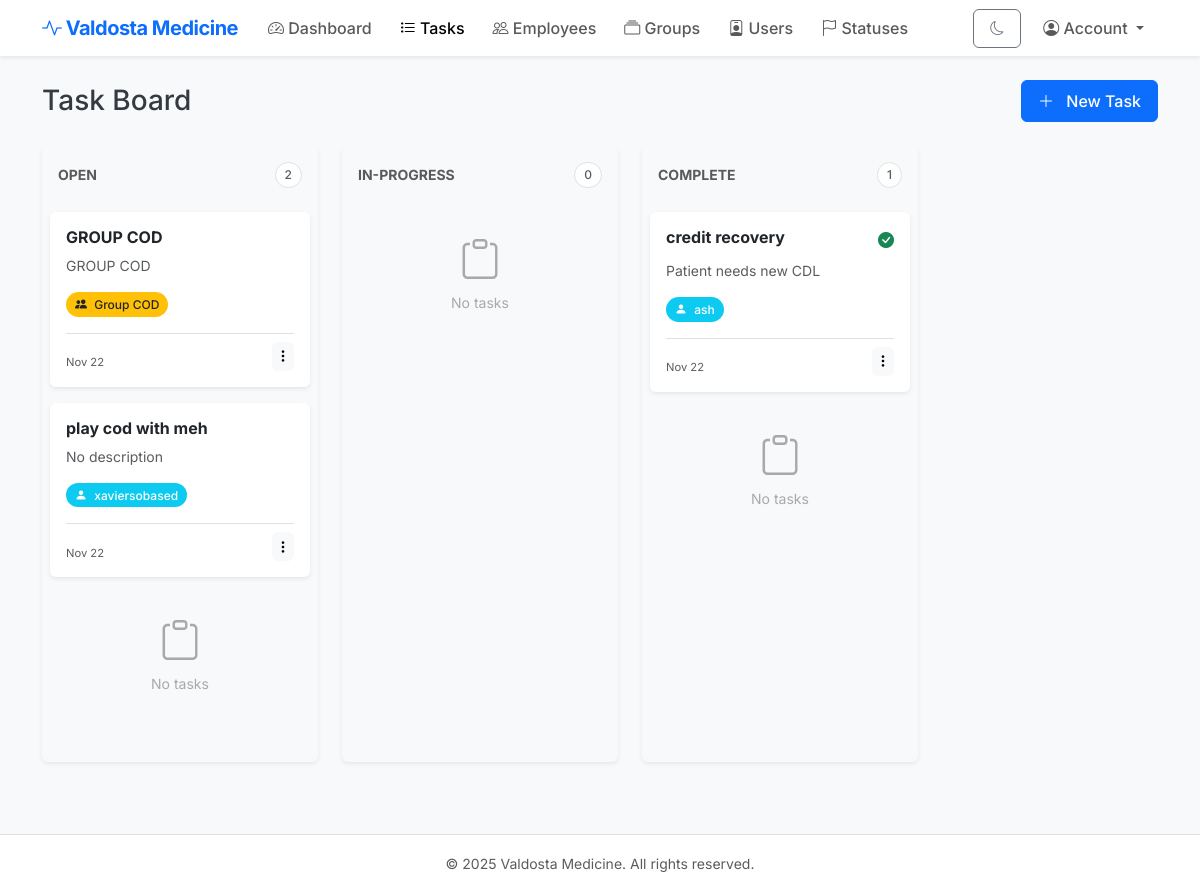
Page /tasks (signed in) on the committed database.
### models.py (models this page shows, shortened)
class TaskStatus(db.Model):
    __tablename__ = "task_statuses"
    id = db.Column(db.Integer, primary_key=True)
    label = db.Column(db.String(50), unique=True, nullable=False)
    is_default = db.Column(db.Boolean, default=False)
    tasks = db.relationship("Task", back_populates="status")

class Task(db.Model):
    __tablename__ = "tasks"
    id = db.Column(db.Integer, primary_key=True)
    title = db.Column(db.String(200), nullable=False)
    description = db.Column(db.Text)
    status_id = db.Column(db.Integer, db.ForeignKey("task_statuses.id"))
    assigned_user_id = db.Column(db.Integer, db.ForeignKey("users.id"), nullable=True)
    assigned_group_id = db.Column(db.Integer, db.ForeignKey("groups.id"), nullable=True)
    created_by_user_id = db.Column(db.Integer, db.ForeignKey("users.id"), nullable=False)
    created_at = db.Column(db.DateTime)
    completed_at = db.Column(db.DateTime, nullable=True)
    status = db.relationship("TaskStatus", back_populates="tasks")
    assignee = db.relationship("User", foreign_keys=[assigned_user_id])
    assigned_group = db.relationship("Group", back_populates="tasks")
    creator = db.relationship("User", back_populates="created_tasks", foreign_keys=[created_by_user_id])
    comments = db.relationship("TaskComment", back_populates="task", order_by="TaskComment.created_at", cascade="all, delete-orphan")

class Group(db.Model):
    __tablename__ = "groups"
    id = db.Column(db.Integer, primary_key=True)
    name = db.Column(db.String(100), unique=True, nullable=False)
    description = db.Column(db.Text)
    is_admin_group = db.Column(db.Boolean, default=False)
    users = db.relationship("User", secondary="user_groups", back_populates="groups")
    tasks = db.relationship("Task", back_populates="assigned_group")

class User(db.Model):
    __tablename__ = "users"
    id = db.Column(db.Integer, primary_key=True)
    username = db.Column(db.String(64), unique=True, nullable=False)
    password_hash = db.Column(db.String(255), nullable=False)
    is_active = db.Column(db.Boolean, default=True)
    employee = db.relationship("Employee", back_populates="user", uselist=False)
    groups = db.relationship("Group", secondary="user_groups", back_populates="users")
    created_tasks = db.relationship("Task", back_populates="creator", foreign_keys="Task.created_by_user_id")
    notifications = db.relationship("Notification", back_populates="user", order_by="Notification.created_at.desc()")
    def is_admin(self):
        return any(g.is_admin_group for g in self.groups)

### app.py (the view, shortened to what this page needs)
    @app.route("/tasks")
    @login_required
    def tasks():
        user = User.query.get(session["user_id"])
        if user.is_admin():
            tasks = Task.query.order_by(Task.created_at.desc()).all()
        users = User.query.all()
        groups = Group.query.all()
        statuses = TaskStatus.query.all()
        return render_template(
            "tasks.html",
            tasks=tasks,
            users=users,
            groups=groups,
            statuses=statuses
        )

### templates/tasks.html (shortened to what this page needs)
{% extends "base.html" %}
{% block content %}
<div class="d-flex justify-content-between align-items-center mb-4">
    <h2 class="h3 mb-0">Task Board</h2>
    <button class="btn btn-primary" data-bs-toggle="modal" data-bs-target="#newTaskModal">
        <i class="bi bi-plus-lg me-2"></i> New Task
    </button>
</div>
<div class="row flex-nowrap overflow-auto pb-4" style="min-height: 80vh;">
  {% for status in statuses %}
  <div class="col-md-4 col-lg-3" style="min-width: 300px;">
    <div class="card h-100 shadow-sm bg-light border-0">
      <div class="card-header bg-transparent border-0 pt-3 pb-2 d-flex justify-content-between align-items-center">
        <h6 class="card-title mb-0 text-uppercase text-muted fw-bold small tracking-wide">{{ status.label }}</h6>
        <span class="badge bg-white text-muted border rounded-pill">
            {% set count = namespace(value=0) %}
            {% for t in tasks if t.status_id == status.id %}{% set count.value = count.value + 1 %}{% endfor %}
            {{ count.value }}
        </span>
      </div>
      <div class="card-body overflow-auto px-2 kanban-drop-zone"
           data-status-id="{{ status.id }}"
           style="max-height: calc(100vh - 250px); min-height: 200px;">
        {% for t in tasks %}
        {% if t.status_id == status.id %}
        <div class="card mb-3 shadow-sm border-0 task-card draggable-task"
             draggable="true"
             data-task-id="{{ t.id }}"
             data-current-status="{{ status.id }}">
          <div class="card-body p-3">
            <div class="d-flex justify-content-between mb-2">
                <h6 class="card-title mb-0 fw-bold text-truncate" title="{{ t.title }}">{{ t.title }}</h6>
                {% if t.status.label == 'Complete' %}
                    <i class="bi bi-check-circle-fill text-success"></i>
                {% endif %}
            </div>
            <p class="card-text text-muted small mb-3 text-truncate-3" style="min-height: 1.5em;">
                {{ t.description or 'No description' }}
            </p>
            <div class="d-flex flex-wrap gap-1 mb-3">
                {% if t.assignee %}
                  <span class="badge rounded-pill bg-info text-white" title="Assignee">
                      <i class="bi bi-person-fill me-1"></i> {{ t.assignee.username }}
                  </span>
                {% endif %}
                {% if t.assigned_group %}
                  <span class="badge rounded-pill bg-warning text-dark" title="Group">
                      <i class="bi bi-people-fill me-1"></i> {{ t.assigned_group.name }}
                  </span>
                {% endif %}
            </div>
            <div class="d-flex justify-content-between align-items-end border-top pt-2 mt-2">
                <small class="text-muted" style="font-size: 0.7rem;">
                    {{ t.created_at.strftime('%b %d') if t.created_at else '' }}
                </small>
                <div class="dropdown">
                    <button class="btn btn-sm btn-light border-0 p-1" type="button" data-bs-toggle="dropdown">
                        <i class="bi bi-three-dots-vertical"></i>
                    </button>
                </div>
            </div>
          </div>
        </div>
        {% endif %}
        {% endfor %}
        {% set has_tasks = false %}
        {% for t in tasks if t.status_id == status.id %}{% set has_tasks = true %}{% endfor %}
        {% if not has_tasks %}
            <div class="text-center py-4 text-muted opacity-50">
                <i class="bi bi-clipboard display-6"></i>
                <p class="small mt-2">No tasks</p>
            </div>
        {% endif %}
      </div>
    </div>
  </div>
  {% endfor %}
</div>
{% endblock %}

### static/style.css (style rules this page uses)
body { font-family: 'Inter', sans-serif; background-color: #f8f9fa; color: #343a40; }
h1, h2, h3, h4, h5, h6 { font-weight: 600; color: #212529; }
.card { border: none; box-shadow: 0 0.125rem 0.25rem rgba(0, 0, 0, 0.075); transition: transform 0.2s ease-in-out, box-shadow 0.2s ease-in-out; }
.btn { border-radius: 0.375rem; font-weight: 500; padding: 0.5rem 1rem; }
.badge { font-weight: 500; padding: 0.5em 0.75em; }
body, .card, .navbar, .footer, .table, .modal-content, .form-control, .form-select, .dropdown-menu, .badge, .nav-link, .btn { transition: background-color .25s ease, color .25s ease, border-color .25s ease, box-shadow .25s ease; }

### templates/tasks.html (style rules this page uses)
.draggable-task { cursor: move; transition: opacity 0.2s ease; }

### rows in the picture
TaskStatus: label "OPEN", value "2", {{ status.id }} 1 (drawn)
Task: title "GROUP COD", description "GROUP COD", assigned_group.name "Group COD", created_at "Nov 22"
Task: title "play cod with meh", description "No description", assignee.username "xaviersobased", created_at "Nov 22"
TaskStatus: label "IN-PROGRESS", value "0", {{ status.id }} 2 (drawn)
TaskStatus: label "COMPLETE", value "1"
Task: title "credit recovery", description "Patient needs new CDL", assignee.username "ash", created_at "Nov 22"
